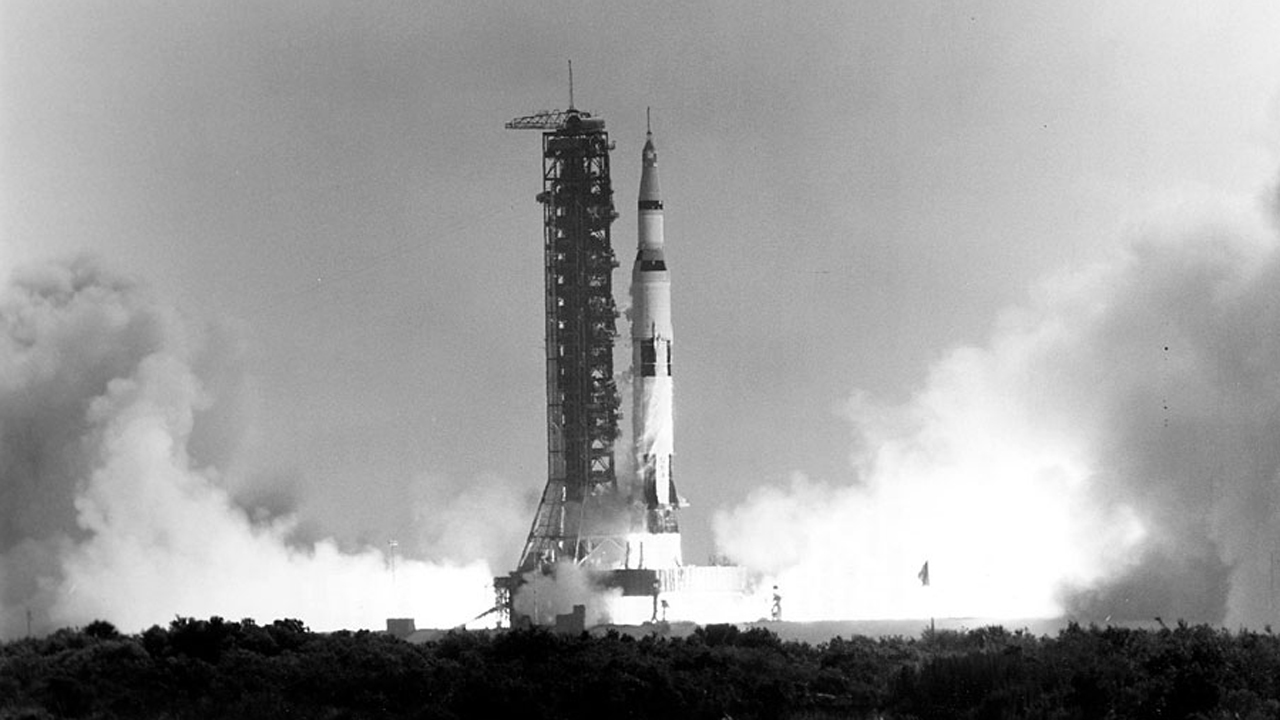
#> input picture Data/Apollo_11_Launch.jpg, 1280 x 720 px
$ jupyter execute Homework_0.ipynb
#> lines starting #> are read from the running program, lines starting #| are printed output that depends on the picture
# <font style="color:black">Lecture 1: Homework Problem</font>

In this first homework set, I want you to make sure that you can use GitHub, MS Code, and OpenCV.
You should (already to be able to read this document), clone the Github classroom assignment and edit it in VS Code.  In this python notebook, do the following:

* Load an (Grayscale) image  (‘Data/Apollo_11_Launch.jpg’)
* View image
* Crop image
* Edit brightness of image
* Rotate image
* Save modified image

[cell 1]
import cv2
import os
import numpy as np
import matplotlib.pyplot as plt

# Read the image as grayscale
apollo_image = cv2.imread(os.path.relpath('Data/Apollo_11_Launch.jpg'), cv2.IMREAD_GRAYSCALE)
#> apollo_image is the input picture: shape (720, 1280); min 0, max 255, mean 156.2

# Display the grayscale image
plt.imshow(apollo_image, cmap="gray")
plt.title("Apollo 11 Launch");

[cell 2]
# Crop the original image
apollo_image_top = apollo_image[100:200, 600:700];
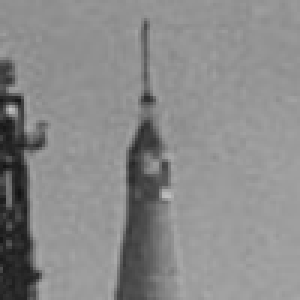
#> apollo_image_top: shape (100, 100) (shown 3 times larger); min 18, max 194, mean 137.8

# Display the cropped, zoomed-in image
plt.imshow(apollo_image_top, cmap="gray");
plt.title("Apollo 11 Launch, Cropped");

[cell 3]
# Matrix of ones based on the size of the cropped image
matrix = np.ones(apollo_image_top.shape, dtype="uint8") * 125

# Generate the brighter image by adding to each value
apollo_image_top_brighter = cv2.add(apollo_image_top, matrix)
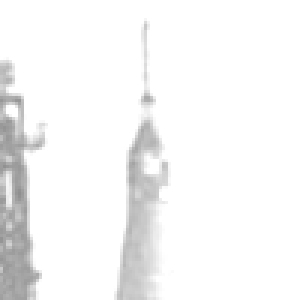
#> apollo_image_top_brighter: shape (100, 100) (shown 3 times larger); min 143, max 255, mean 245.7

# Generate the darker image by subtracting from each value
apollo_image_top_darker = cv2.subtract(apollo_image_top, matrix)
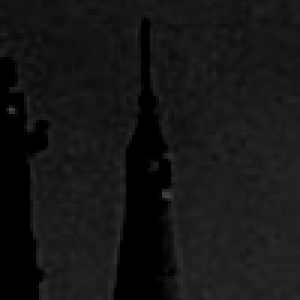
#> apollo_image_top_darker: shape (100, 100) (shown 3 times larger); min 0, max 69, mean 21.2

# Show each of the images
plt.figure(figsize=[18, 5])
plt.subplot(131); plt.imshow(apollo_image_top_darker, cmap="gray");
plt.title("Very Dark");
plt.subplot(132); plt.imshow(apollo_image_top, cmap="gray");
plt.title("Original");
plt.subplot(133); plt.imshow(apollo_image_top_brighter, cmap="gray");
plt.title("Very Bright");
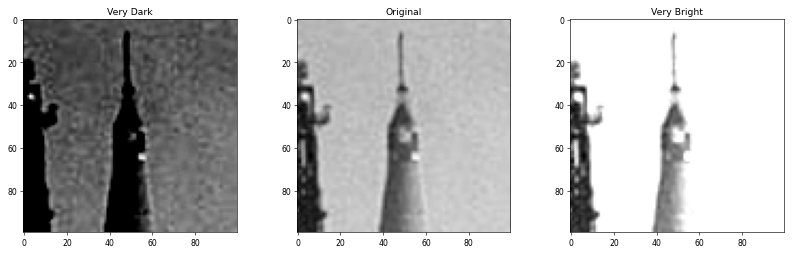
#> figure drawn by matplotlib, 3 panels

[cell 4]
# Rotate the cropped, darkened image clockwise by 90 degrees using cv2.rotate()
# (This function doesn't seem to be mentioned in the Notebooks so far, but it seems like what's intended to be used here)
apollo_image_top_darker_rotated = cv2.rotate(apollo_image_top_darker, cv2.ROTATE_90_CLOCKWISE)
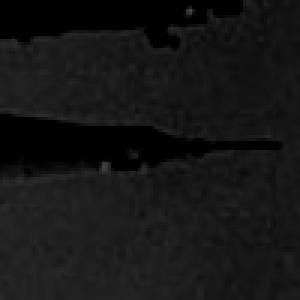
#> apollo_image_top_darker_rotated: shape (100, 100) (shown 3 times larger); min 0, max 69, mean 21.2

# Display and save the final modified image
plt.imshow(apollo_image_top_darker_rotated, cmap="gray");
plt.title("Final Modified Apollo 11 Launch Image");
cv2.imwrite("Data/Apollo_11_Launch_Modified_zmw24.png", apollo_image_top_darker_rotated);
